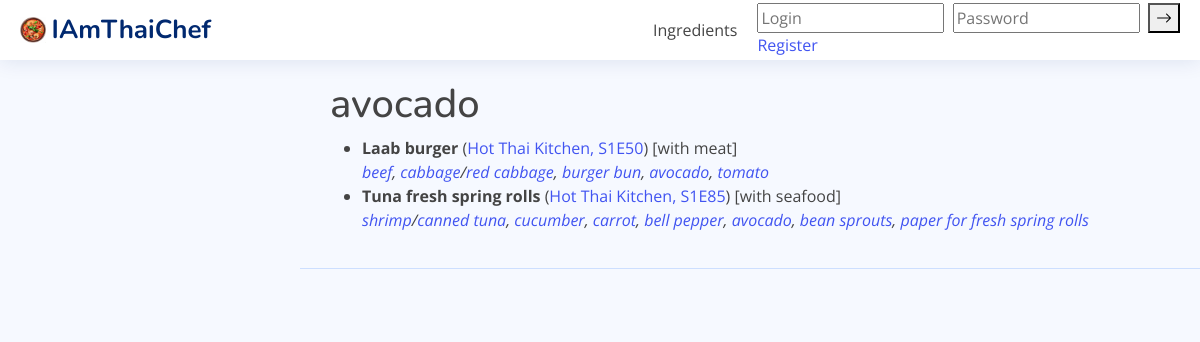
Screenshot of /ingredient/740 with the database file from the repository.
### tree/models.py (models this page shows, shortened)
class Ingredient(models.Model):
    name = models.CharField(max_length=100, unique=True)
    ingredient_type = models.ForeignKey('IngredientType', on_delete=models.CASCADE, null=True)
    def link(self):
        return f"<a href='/ingredient/{self.id}'>{self.name}</a>"

class Recipe(models.Model):
    title = models.CharField(max_length=400)
    source = models.ForeignKey(Source, on_delete=models.CASCADE)
    subsource = models.CharField(max_length=400)
    link = models.CharField(max_length=400)
    category = models.ForeignKey(Category, on_delete=models.CASCADE)
    vegetarian = models.CharField(max_length=2, choices=VEG_TYPES, default="?")
    users = models.ManyToManyField(User, through='UserRecipeRelation')
    def ingredients_string(self):
        ingredients_alternatives = self.ingredientalternatives_set.all()
        result = []
        for alternative in ingredients_alternatives:
            if alternative.optional:
                result.append("(" + "/".join(map(Ingredient.link, alternative.ingredients.all())) + ")")
            else:
                result.append("/".join(map(Ingredient.link, alternative.ingredients.all())))
        return ", ".join(result) or ""

class Source(models.Model):
    title = models.CharField(max_length=400)
    source_type = models.CharField(max_length=2, choices=SOURCE_TYPES, default="N")
    url = models.CharField(max_length=400, null=True, blank=True)
    def __str__(self):
        return self.title

class IngredientAlternatives(models.Model):
    ingredients = models.ManyToManyField(Ingredient)
    recipe = models.ForeignKey(Recipe, on_delete=models.CASCADE)
    optional = models.BooleanField(default=False)

### tree/views.py (the view)
# urls.py: path('ingredient/<int:ingredient_id>', tree.views.ingredient_dishes, name='ingredient'),
def ingredient_dishes(request, ingredient_id):
    ingredient = Ingredient.objects.get(pk=ingredient_id)
    print(1, ingredient.name)
    alternatives = IngredientAlternatives.objects.filter(ingredients=ingredient_id)
    recipes = []
    for alternative in alternatives:
        recipes.append(alternative.recipe)
    return render(request, 'NiceAdmin/ingredient_recipes.html', {'ingredient': ingredient, 'recipes': recipes})

### templates/NiceAdmin/ingredient_recipes.html (shortened to what this page needs)
{% extends "NiceAdmin/template.html" %}
{% block content %}
    <main id="main" class="main">
    <section class="section dashboard">
<div class="row">
  <div>
      <h1>{{ ingredient.name }}</h1>
    <ul>
        {% for recipe in recipes %}
            <li><strong>{{ recipe.title }}</strong>
                {% if recipe.link %}(<a href="{{ recipe.link }}">{{ recipe.source }}, {{ recipe.subsource }}</a>)
                {% else %}
                   ({{ recipe.source }}, {{ recipe.subsource }})
                {%  endif %}
                [{{ recipe.get_vegetarian_display }}]
                <br><em>{{ recipe.ingredients_string | safe }}</em>
            </li>
        {% endfor %}
    </ul>
  </div>
      </div>
    </section>
  </main>
{% endblock %}

### templates/NiceAdmin/assets/css/style.css (style rules this page uses)
:root { scroll-behavior: smooth; }
body { font-family: "Open Sans", sans-serif; background: #f6f9ff; color: #444444; }
a { color: #4154f1; text-decoration: none; }
h1, h2, h3, h4, h5, h6 { font-family: "Nunito", sans-serif; }
#main { margin-top: 60px; padding: 20px 30px; transition: all 0.3s; }
@media (min-width: 1200px) { #main, #footer { margin-left: 300px; } }

### rows the page displays
Ingredient: name "avocado"
Recipe: title "Laab burger", source "Hot Thai Kitchen", subsource "S1E50", vegetarian "with meat", ingredients_string "beef , cabbage / red cabbage , burger bun , avocado , tomato"
Recipe: title "Tuna fresh spring rolls", source "Hot Thai Kitchen", subsource "S1E85", vegetarian "with seafood", ingredients_string "shrimp / canned tuna , cucumber , carrot , bell pepper , avocado , bean sprouts , paper for fresh spring rolls"
